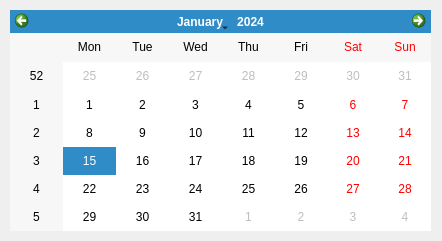
<?xml version="1.0" encoding="UTF-8"?>
<ui version="4.0">
 <class>dateDialog</class>
 <widget class="QDialog" name="dateDialog">
  <property name="geometry">
   <rect>
    <x>0</x>
    <y>0</y>
    <width>442</width>
    <height>241</height>
   </rect>
  </property>
  <property name="windowTitle">
   <string>Date Calendar</string>
  </property>
  <widget class="QCalendarWidget" name="calendarWidget">
   <property name="geometry">
    <rect>
     <x>10</x>
     <y>10</y>
     <width>421</width>
     <height>221</height>
    </rect>
   </property>
  </widget>
 </widget>
 <resources/>
 <connections/>
</ui>
